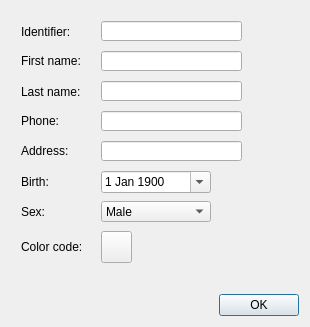
<?xml version="1.0" encoding="UTF-8"?>
<ui version="4.0">
 <class>PatientFormDialog</class>
 <widget class="QDialog" name="PatientFormDialog">
  <property name="geometry">
   <rect>
    <x>0</x>
    <y>0</y>
    <width>310</width>
    <height>327</height>
   </rect>
  </property>
  <property name="windowTitle">
   <string>PatientFormDialog</string>
  </property>
  <layout class="QVBoxLayout" name="verticalLayout">
   <item>
    <widget class="QFrame" name="frame">
     <property name="sizePolicy">
      <sizepolicy hsizetype="Preferred" vsizetype="Expanding">
       <horstretch>0</horstretch>
       <verstretch>0</verstretch>
      </sizepolicy>
     </property>
     <property name="minimumSize">
      <size>
       <width>241</width>
       <height>261</height>
      </size>
     </property>
     <property name="frameShape">
      <enum>QFrame::NoFrame</enum>
     </property>
     <widget class="LineEdit" name="addressEdit">
      <property name="geometry">
       <rect>
        <x>90</x>
        <y>130</y>
        <width>141</width>
        <height>20</height>
       </rect>
      </property>
      <property name="sizePolicy">
       <sizepolicy hsizetype="Expanding" vsizetype="Fixed">
        <horstretch>0</horstretch>
        <verstretch>0</verstretch>
       </sizepolicy>
      </property>
      <property name="text">
       <string/>
      </property>
      <property name="maxLength">
       <number>50</number>
      </property>
     </widget>
     <widget class="ComboBox" name="sexCombo">
      <property name="geometry">
       <rect>
        <x>90</x>
        <y>190</y>
        <width>110</width>
        <height>21</height>
       </rect>
      </property>
      <property name="maxVisibleItems">
       <number>2</number>
      </property>
      <item>
       <property name="text">
        <string>Male</string>
       </property>
      </item>
      <item>
       <property name="text">
        <string>Female</string>
       </property>
      </item>
     </widget>
     <widget class="DateEdit" name="birthEdit">
      <property name="geometry">
       <rect>
        <x>90</x>
        <y>160</y>
        <width>110</width>
        <height>22</height>
       </rect>
      </property>
      <property name="buttonSymbols">
       <enum>QAbstractSpinBox::UpDownArrows</enum>
      </property>
      <property name="showGroupSeparator" stdset="0">
       <bool>false</bool>
      </property>
      <property name="maximumDateTime">
       <datetime>
        <hour>7</hour>
        <minute>59</minute>
        <second>59</second>
        <year>9999</year>
        <month>12</month>
        <day>25</day>
       </datetime>
      </property>
      <property name="minimumDate">
       <date>
        <year>1900</year>
        <month>1</month>
        <day>1</day>
       </date>
      </property>
      <property name="calendarPopup">
       <bool>true</bool>
      </property>
      <property name="date">
       <date>
        <year>1900</year>
        <month>1</month>
        <day>1</day>
       </date>
      </property>
     </widget>
     <widget class="QLabel" name="addressLabel">
      <property name="geometry">
       <rect>
        <x>10</x>
        <y>130</y>
        <width>101</width>
        <height>20</height>
       </rect>
      </property>
      <property name="text">
       <string>Address:</string>
      </property>
     </widget>
     <widget class="QLabel" name="label_8">
      <property name="geometry">
       <rect>
        <x>10</x>
        <y>190</y>
        <width>41</width>
        <height>21</height>
       </rect>
      </property>
      <property name="text">
       <string>Sex:</string>
      </property>
     </widget>
     <widget class="NameEdit" name="lNameEdit">
      <property name="geometry">
       <rect>
        <x>90</x>
        <y>70</y>
        <width>141</width>
        <height>20</height>
       </rect>
      </property>
      <property name="sizePolicy">
       <sizepolicy hsizetype="Expanding" vsizetype="Fixed">
        <horstretch>0</horstretch>
        <verstretch>0</verstretch>
       </sizepolicy>
      </property>
      <property name="maxLength">
       <number>50</number>
      </property>
     </widget>
     <widget class="QLabel" name="label_5">
      <property name="geometry">
       <rect>
        <x>10</x>
        <y>100</y>
        <width>71</width>
        <height>20</height>
       </rect>
      </property>
      <property name="text">
       <string>Phone:</string>
      </property>
     </widget>
     <widget class="LineEdit" name="phoneEdit">
      <property name="geometry">
       <rect>
        <x>90</x>
        <y>100</y>
        <width>141</width>
        <height>20</height>
       </rect>
      </property>
      <property name="text">
       <string/>
      </property>
      <property name="maxLength">
       <number>20</number>
      </property>
     </widget>
     <widget class="QLabel" name="label">
      <property name="geometry">
       <rect>
        <x>10</x>
        <y>39</y>
        <width>71</width>
        <height>21</height>
       </rect>
      </property>
      <property name="text">
       <string>First name:</string>
      </property>
     </widget>
     <widget class="NameEdit" name="fNameEdit">
      <property name="geometry">
       <rect>
        <x>90</x>
        <y>40</y>
        <width>141</width>
        <height>20</height>
       </rect>
      </property>
      <property name="sizePolicy">
       <sizepolicy hsizetype="Expanding" vsizetype="Fixed">
        <horstretch>0</horstretch>
        <verstretch>0</verstretch>
       </sizepolicy>
      </property>
      <property name="maxLength">
       <number>50</number>
      </property>
     </widget>
     <widget class="QLabel" name="label_3">
      <property name="geometry">
       <rect>
        <x>10</x>
        <y>70</y>
        <width>71</width>
        <height>21</height>
       </rect>
      </property>
      <property name="text">
       <string>Last name:</string>
      </property>
     </widget>
     <widget class="QLabel" name="label_7">
      <property name="geometry">
       <rect>
        <x>10</x>
        <y>160</y>
        <width>51</width>
        <height>21</height>
       </rect>
      </property>
      <property name="text">
       <string>Birth:</string>
      </property>
     </widget>
     <widget class="ColorPicker" name="colorPicker">
      <property name="geometry">
       <rect>
        <x>90</x>
        <y>220</y>
        <width>31</width>
        <height>32</height>
       </rect>
      </property>
      <property name="toolTip">
       <string>Избор на цвят</string>
      </property>
      <property name="text">
       <string/>
      </property>
      <property name="autoDefault">
       <bool>false</bool>
      </property>
     </widget>
     <widget class="QLabel" name="label_9">
      <property name="geometry">
       <rect>
        <x>10</x>
        <y>220</y>
        <width>71</width>
        <height>31</height>
       </rect>
      </property>
      <property name="text">
       <string>Color code:</string>
      </property>
     </widget>
     <widget class="NameEdit" name="idLineEdit">
      <property name="geometry">
       <rect>
        <x>90</x>
        <y>10</y>
        <width>141</width>
        <height>20</height>
       </rect>
      </property>
      <property name="sizePolicy">
       <sizepolicy hsizetype="Expanding" vsizetype="Fixed">
        <horstretch>0</horstretch>
        <verstretch>0</verstretch>
       </sizepolicy>
      </property>
      <property name="maxLength">
       <number>50</number>
      </property>
     </widget>
     <widget class="QLabel" name="label_2">
      <property name="geometry">
       <rect>
        <x>10</x>
        <y>10</y>
        <width>61</width>
        <height>21</height>
       </rect>
      </property>
      <property name="text">
       <string>Identifier:</string>
      </property>
     </widget>
    </widget>
   </item>
   <item>
    <layout class="QHBoxLayout" name="horizontalLayout">
     <item>
      <widget class="QLabel" name="errorLabel">
       <property name="sizePolicy">
        <sizepolicy hsizetype="Expanding" vsizetype="Preferred">
         <horstretch>0</horstretch>
         <verstretch>0</verstretch>
        </sizepolicy>
       </property>
       <property name="styleSheet">
        <string notr="true">color : red;</string>
       </property>
       <property name="text">
        <string/>
       </property>
      </widget>
     </item>
     <item>
      <widget class="QPushButton" name="okButton">
       <property name="text">
        <string>OK</string>
       </property>
       <property name="default">
        <bool>true</bool>
       </property>
      </widget>
     </item>
    </layout>
   </item>
  </layout>
 </widget>
 <layoutdefault spacing="6" margin="11"/>
 <customwidgets>
  <customwidget>
   <class>LineEdit</class>
   <extends>QLineEdit</extends>
   <header>View/uiComponents/LineEdit.h</header>
  </customwidget>
  <customwidget>
   <class>DateEdit</class>
   <extends>QDateEdit</extends>
   <header>View/uiComponents/DateEdit.h</header>
  </customwidget>
  <customwidget>
   <class>NameEdit</class>
   <extends>QLineEdit</extends>
   <header>View/uiComponents/NameEdit.h</header>
  </customwidget>
  <customwidget>
   <class>ComboBox</class>
   <extends>QComboBox</extends>
   <header>View/uiComponents/ComboBox.h</header>
  </customwidget>
  <customwidget>
   <class>ColorPicker</class>
   <extends>QPushButton</extends>
   <header>View/uiComponents/ColorPicker.h</header>
  </customwidget>
 </customwidgets>
 <tabstops>
  <tabstop>idLineEdit</tabstop>
  <tabstop>fNameEdit</tabstop>
  <tabstop>lNameEdit</tabstop>
  <tabstop>phoneEdit</tabstop>
  <tabstop>addressEdit</tabstop>
  <tabstop>birthEdit</tabstop>
  <tabstop>sexCombo</tabstop>
  <tabstop>colorPicker</tabstop>
  <tabstop>okButton</tabstop>
 </tabstops>
 <resources/>
 <connections/>
</ui>
